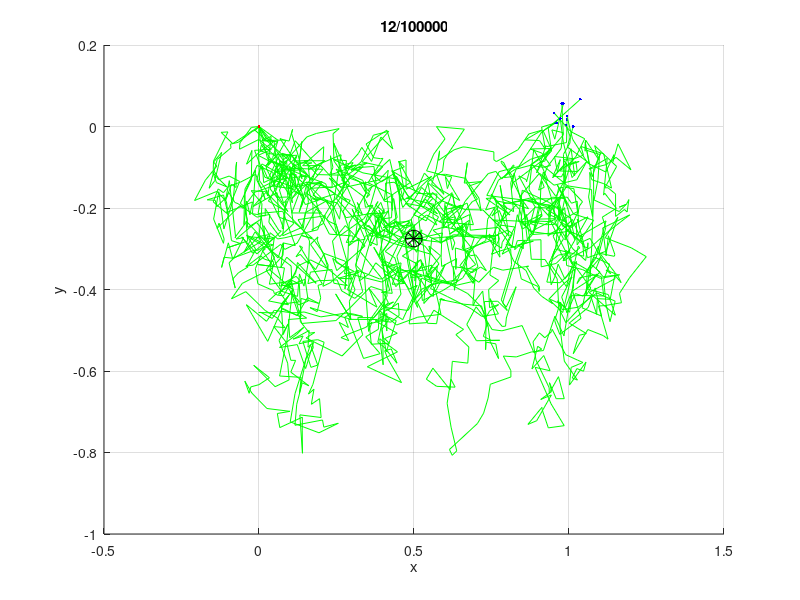

Source code (MATLAB):
clear; fprintf('\n');

%% parameters

% biophysical params
delta = .04;% diffusive step size
pa = .01;% probabiliy of absorption at each time step

% geometry params
xdet = 1.; % detector position
radiusdet = .05;% detector radius

% comput params
maxnumphoton = 100000;
maxiter = 100000000;

%% calcs

countdetected = 0;
for iphoton = 1:maxnumphoton,
    
    nwrite = ceil(maxnumphoton./10);
    if 0==mod(iphoton,nwrite), fprintf('photon %d / %d, detected %d\n',iphoton,maxnumphoton,countdetected);  end

    % initialize position
    x = zeros(1,2);
    isabsorbed = false; isescaped = false; isdetected = false;
    xpath = [];
    countiter = 1;
    
    % iterate time steps updating status of photon
    while countiter<=maxiter && ~isabsorbed && ~isescaped && ~isdetected,
                
        xpath(countiter,:) = x;
        countiter = countiter + 1;
        
        % scatter
        x = x + delta.*randn(1,2);
        % absorb
        if rand(1,1)<pa, isabsorbed = true; end;
        % escape domain
        if 0<x(2), isescaped = true; end;
        % detected
        if xdet-radiusdet<=x(1) & x(1)<=xdet+radiusdet & 0<x(2), isdetected = true; end

    end

    if isdetected,
        xpath(countiter,:) = x;
        countdetected = countdetected + 1;
        xpaths{countdetected} = xpath;
       
        if 0
            % plot path of one photon
            figure(320);clf; hold on; grid on;
            plot(xpath(:,1),xpath(:,2),'g-');
            plot(xpath(1,1),xpath(1,2),'r.');
            plot(xpath(end,1),xpath(end,2),'b.');
            title([ 'Photon# ' num2str(iphoton) ] );
            drawnow
            pause(1)
        end

    end

end
fprintf('Detected: %d / %d\n',countdetected,maxnumphoton);

%% plot paths
if 0<countdetected,

    figure(210);clf; hold on; grid on;
    for ii = 1:length(xpaths),
        xpath = xpaths{ii};
        plot(xpath(:,1),xpath(:,2),'g-');
        plot(xpath(1,1),xpath(1,2),'r.');
        plot(xpath(end,1),xpath(end,2),'b.');
    end
    title([ num2str(countdetected) '/' num2str(maxnumphoton) ] );
    xlabel('x'); ylabel('y');
    
    % calc mean
    xpath = [];
    for ii = 1:length(xpaths),
        xpath = [xpath; xpaths{ii}];
    end
    xmean = mean(xpath(:,1));
    ymean = mean(xpath(:,2));
    fprintf( 'COG: %f %f\n',xmean,ymean);
    plot( xmean,ymean,'k*','markersize',12); plot( xmean,ymean,'ko','markersize',12);
   
end